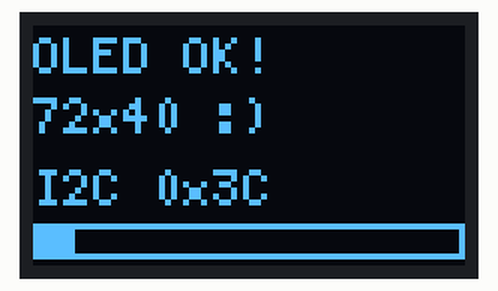
Simulated run of this sketch. Board: ESP32-C3. Shown: 72×40 one-colour display. What the sketch prints to the serial monitor is not drawn.

Above: at 0.42 s.
At 0.94 s:
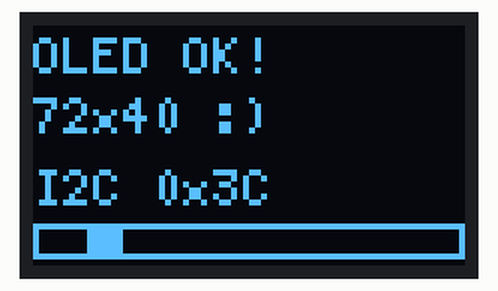
At 1.45 s:
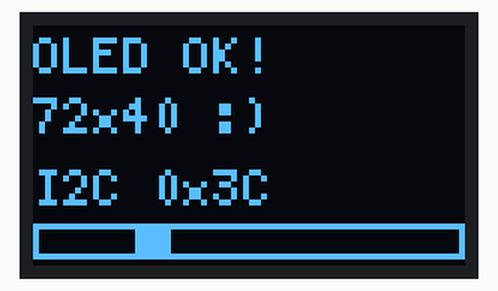
At 2.62 s:
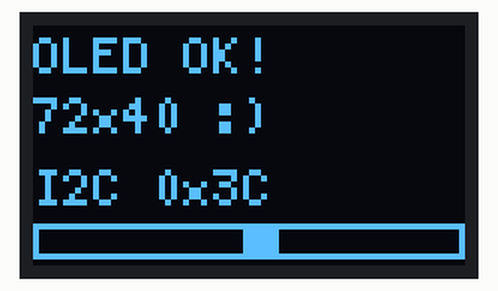
At 3.78 s:
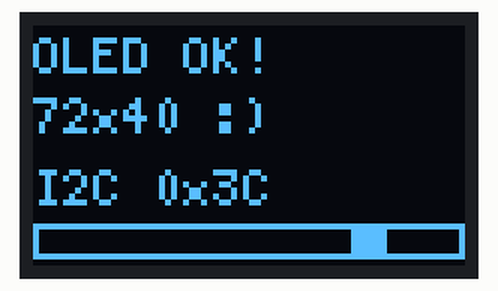
At 4.94 s:
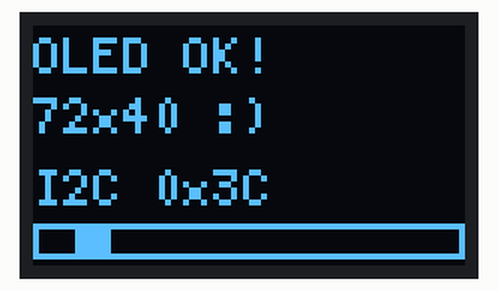

The sketch:

oled_test.ino
```cpp
// ============================================================================
//  PHASE-1 SANITY CHECK — ESP32-C3 SuperMini + 0.42" OLED
//  Confirms: (1) the OLED lights up with our constructor/pins, and
//            (2) prints every I2C device address over serial (should see 0x3C).
//  Flash this BEFORE the game to prove the display + toolchain work.
// ============================================================================
#include <U8g2lib.h>
#include <Wire.h>

U8G2_SSD1306_72X40_ER_F_HW_I2C u8g2(U8G2_R0, /*reset=*/U8X8_PIN_NONE);
static const int I2C_SDA = 5;
static const int I2C_SCL = 6;

int foundAddr = -1;

void scanI2C() {
  Serial.println("Scanning I2C bus (SDA=5, SCL=6)...");
  int count = 0;
  for (uint8_t a = 1; a < 127; a++) {
    Wire.beginTransmission(a);
    if (Wire.endTransmission() == 0) {
      Serial.printf("  device found at 0x%02X\n", a);
      if (foundAddr < 0) foundAddr = a;
      count++;
    }
  }
  Serial.printf("Scan done: %d device(s).\n", count);
}

void setup() {
  Serial.begin(115200);
  delay(300);
  Serial.println("\n=== ESP32-C3 OLED sanity check ===");

  Wire.begin(I2C_SDA, I2C_SCL);
  scanI2C();

  u8g2.setBusClock(400000);
  u8g2.begin();
  u8g2.clearBuffer();
  u8g2.setFont(u8g2_font_5x7_tf);
  u8g2.drawStr(0, 8,  "OLED OK!");
  u8g2.drawStr(0, 18, "72x40 :)");
  u8g2.setCursor(0, 30);
  if (foundAddr >= 0) { u8g2.print("I2C 0x"); u8g2.print(foundAddr, HEX); }
  else                  u8g2.print("no I2C?");
  // moving marker so you can see it's live, not frozen
  u8g2.drawFrame(0, 33, 72, 6);
  u8g2.sendBuffer();
}

void loop() {
  static int x = 0;
  u8g2.setDrawColor(0); u8g2.drawBox(1, 34, 70, 4); u8g2.setDrawColor(1);
  u8g2.drawBox(1 + x, 34, 6, 4);
  u8g2.sendBuffer();
  x = (x + 2) % 64;
  Serial.printf("alive, i2c=0x%02X\n", foundAddr);
  delay(120);
}
```

Measured:
- by itself, everything shown: repeats every 4.1 s, in 32 steps
